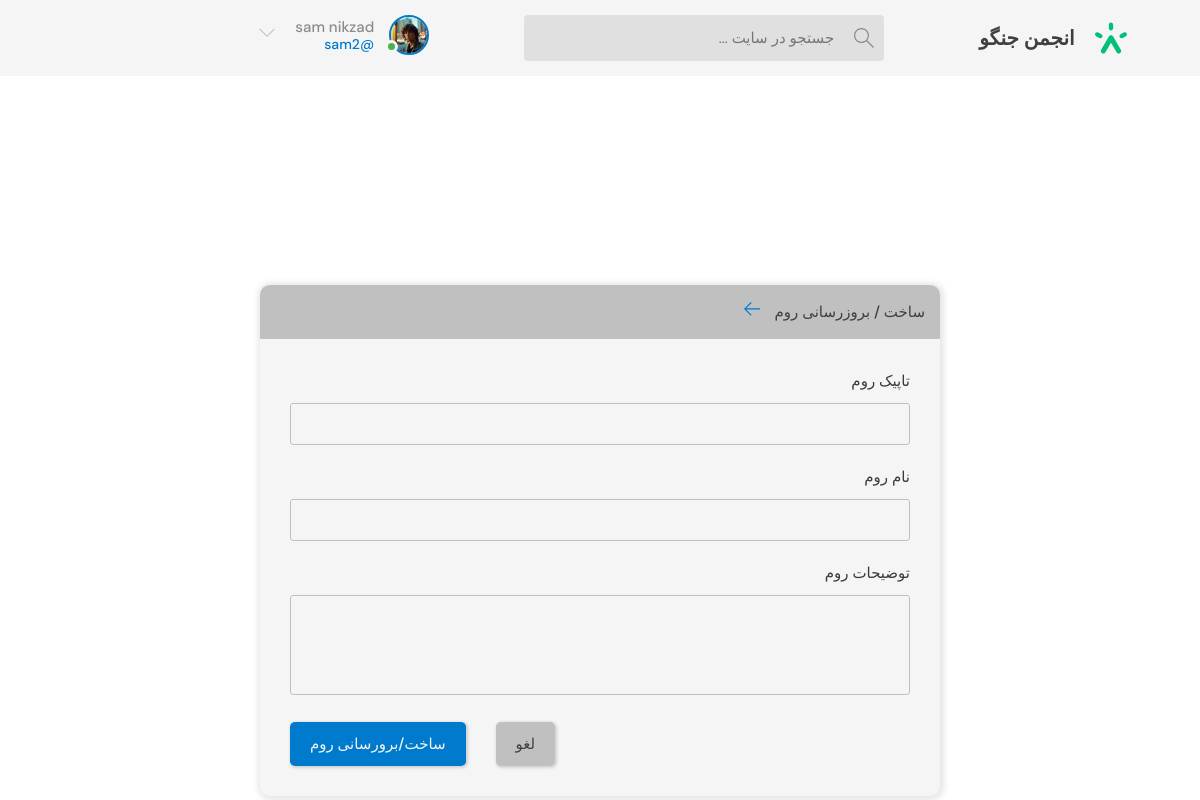
Screenshot of /create-room/ (signed in) with the database file from the repository.
### base/models.py (models this page shows)
class User(AbstractUser):
    name = models.CharField(max_length=200 , null=True)
    email = models.EmailField(unique=True)
    bio = models.TextField(null=True)
    profile_image = models.ImageField(null=False,default='default.svg')
    USERNAME_FIELD = 'email'
    REQUIRED_FIELDS = []

### base/views.py (the view, shortened to what this page needs)
# urls.py: path('create-room/',views.createRoom,name="create-room"),
@login_required(login_url='login')
def createRoom(request):
    form = RoomForm()
    topics = Topic.objects.all()
    context = {'form':form , 'topics':topics}
    return render(request , 'base/room_form.html',context)

### base/forms.py
class RoomForm(ModelForm):
    class Meta:
        model = Room
        fields = '__all__'
        exclude = ['host','participants']

### base/templates/base/room_form.html (shortened to what this page needs)
{% extends 'main.html' %}
{% block content %}
  <main class="create-room layout">
    <div class="container">
      <div class="layout__box">
        <div class="layout__boxHeader">
          <div class="layout__boxTitle">
            <h3>ساخت / بروزرسانی روم </h3>
            <a href="{% url 'home' %}">
              <svg version="1.1" xmlns="http://www.w3.org/2000/svg" width="32" height="32" viewBox="0 0 32 32">
                <title>arrow-left</title>
                <path
                  d="M13.723 2.286l-13.723 13.714 13.719 13.714 1.616-1.611-10.96-10.96h27.625v-2.286h-27.625l10.965-10.965-1.616-1.607z">
                </path>
              </svg>
            </a>
          </div>
        </div>
        <div class="layout__body">
          <form class="form" action="" method="POST">
            <div class="form__group">
              <label for="id_description">تاپیک روم </label>
              <input type="text" name="topic" value="{{ room.topic.name}}" required list="topic-list">
            </div>
            <div class="form__group">
              <label for="id_name">نام روم </label>
              {{form.name}}
            </div>
            <div class="form__group">
              <label for="id_description">توضیحات روم </label>
              {{form.description}}
            </div>
            <div class="form__action">
              <a class="btn btn--dark" href="{% url 'home' %}">لغو</a>
              <button class="btn btn--main" type="submit">ساخت/برورسانی روم</button>
            </div>
          </form>
        </div>
      </div>
    </div>
  </main>
{% endblock content %}

### templates/navbar.html (shortened to what this page needs)
{% load static %}
<header class="header header--loggedIn">
  <div class="container">
    <a href="{% url 'home' %}" class="header__logo">
      <img src="{% static 'images/logo.svg' %}" />
      <h1>انجمن جنگو</h1>
    </a>
    <form class="header__search" method="GET" action="{% url 'home' %}">
      <label>
        <input name="q" placeholder="جستجو در سایت ... " />
      </label>
    </form>
    <nav class="header__menu">
      {% if request.user.is_authenticated %}
      <div class="header__user">
        <a href="{% url 'user-profile' request.user.id  %}">
          <div class="avatar avatar--medium active">
            <img src="{{ HTTP_HOST }}/{{request.user.profile_image}}" />
          </div>
          <p>{{request.user.name}}<span>@{{request.user.username}}</span></p>
        </a>
        <button class="dropdown-button">
          <svg
            version="1.1"
            xmlns="http://www.w3.org/2000/svg"
            width="32"
            height="32"
            viewBox="0 0 32 32"
          >
            <title>chevron-down</title>
            <path d="M16 21l-13-13h-3l16 16 16-16h-3l-13 13z"></path>
          </svg>
        </button>
      </div>
      {% else %}
      <a href="{% url 'login' %}">
        <img src="{% static 'images/default.svg'%}" />
        <p>ورود</p>
      </a>
      {% endif %}
    </nav>
  </div>
</header>

### rows the page displays
User: user.profile_image (picture), user.name "sam nikzad", user.username "sam2"
